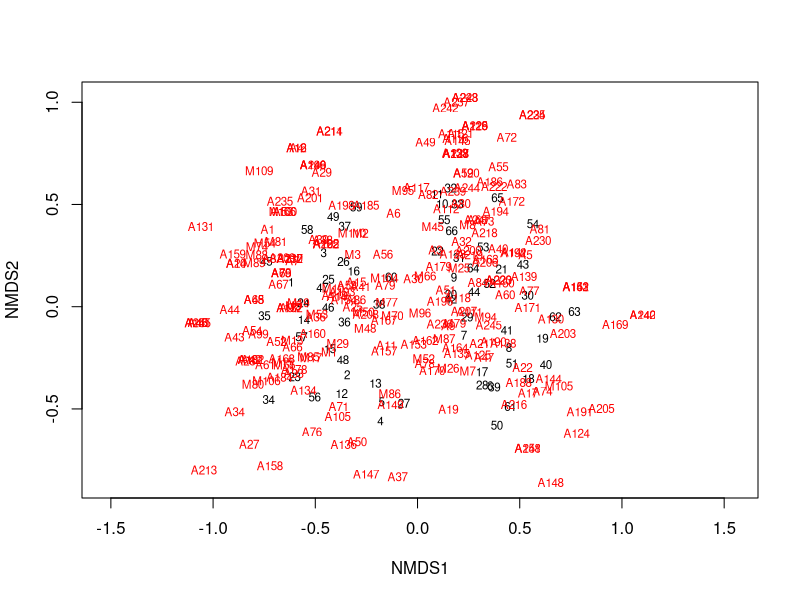

The R script that drew this image: (Note: this script raises an error after producing the figure.)
## ---- chunk 1

libraries <- c("vegan", "ggplot2", "dplyr")
lapply(libraries, require, character.only = TRUE)

## ---- chunk 2
Moth_full  <- read.csv("data/fullmatrix.csv")
head(Moth_full)

## ---- chunk 3
moth_sp <- select(Moth_full, M1:A248)
str(moth_sp)
ncol(moth_sp)
nrow(moth_sp)

## ---- chunk 4
set.seed(1) # Con este comando, siempre comenzara del mismo lugar.

moth.mds <- metaMDS(moth_sp, distance = "bray", k = 2, trymax=100)  #using all the defaults
moth.mds

## ---- chunk 5

plot(moth.mds, type="t")

## ---- chunk 6
Habitat <- select(Moth_full, Habitat)
Site <- select(Moth_full, Site)
Period <- select(Moth_full, Period)

## ---- chunk 7

data.scores <- as.data.frame(scores(moth.mds))  #Using the scores function from vegan to extract the site scores and convert to a data.frame
data.scores

## ---- chunk 8

data.scores$Site <- unlist(Site)  #   create a column of site names
data.scores$Period <- unlist(Period)  
data.scores$Habitat <- unlist(Habitat)
head(data.scores) #look at the data

species.scores <- as.data.frame(scores(moth.mds, "species"))
species.scores$species <- rownames(species.scores)  # create a column of species, from the rownames of species.scores
## ---- chunk 9

####### nMDS Graphs ######

p <- ggplot() + 
  geom_text(data=species.scores,aes(x=NMDS1,y=NMDS2, label = "*"),size=7, alpha=0.5) # add the species labels
p

p1 <- p + geom_point(data=data.scores,aes(x=NMDS1,y=NMDS2,
                                          shape=Period,colour=Habitat),size=5) + # add the point markers
        scale_color_manual(values=c("#00AFBB", "#FC4E07")) + 
        scale_shape_manual(values=c(15, 17))
p1  

p2 <- p1 + geom_text(data=data.scores,aes(x=NMDS1,y=NMDS2,label=""),size=6,vjust=0)  # add the site labels
p2  

p3 <- p2 + coord_equal() +
  theme_bw() + 
  theme(legend.title = element_text(size=12),
        axis.text.x = element_blank(),  # remove x-axis text
        axis.text.y = element_blank(), # remove y-axis text
        axis.ticks = element_blank(),  # remove axis ticks
        axis.title.x = element_text(size=16), # remove x-axis labels
        axis.title.y = element_text(size=16), # remove y-axis labels
        panel.background = element_blank(), 
        panel.grid.major = element_blank(),  #remove major-grid labels
        panel.grid.minor = element_blank(),  #remove minor-grid labels
        plot.background = element_blank()) + 
  guides(color = guide_legend(override.aes = list(shape = 16, size = 4)))
p3

